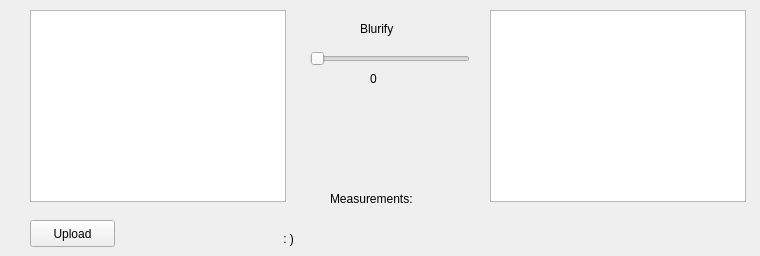
   <widget class="QWidget" name="tab_4">
    <attribute name="title">
     <string>Blury Image Comparison</string>
    </attribute>
    <attribute name="toolTip">
     <string>&lt;html&gt;&lt;head/&gt;&lt;body&gt;&lt;p&gt;%10 ile %60 kadar sirasiyla olusturulan gorultulu resimleri ile orijinal resimleri karsilastirarak benzerliklerini SSIM, MSE ve PSNR ile bulmak&lt;/p&gt;&lt;/body&gt;&lt;/html&gt;</string>
    </attribute>
    <widget class="QLabel" name="sonuc_lbl_blurify">
     <property name="geometry">
      <rect>
       <x>280</x>
       <y>230</y>
       <width>471</width>
       <height>17</height>
      </rect>
     </property>
     <property name="text">
      <string> : )</string>
     </property>
    </widget>
    <widget class="QGraphicsView" name="uploadGV_bluarify">
     <property name="geometry">
      <rect>
       <x>30</x>
       <y>10</y>
       <width>256</width>
       <height>192</height>
      </rect>
     </property>
     <property name="frameShape">
      <enum>QFrame::StyledPanel</enum>
     </property>
     <property name="frameShadow">
      <enum>QFrame::Sunken</enum>
     </property>
    </widget>
    <widget class="QLabel" name="label_13">
     <property name="geometry">
      <rect>
       <x>330</x>
       <y>190</y>
       <width>101</width>
       <height>17</height>
      </rect>
     </property>
     <property name="text">
      <string>Measurements:</string>
     </property>
    </widget>
    <widget class="QPushButton" name="upload_btn_blurify">
     <property name="geometry">
      <rect>
       <x>30</x>
       <y>220</y>
       <width>85</width>
       <height>27</height>
      </rect>
     </property>
     <property name="text">
      <string>Upload</string>
     </property>
    </widget>
    <widget class="QGraphicsView" name="operationGV_bluarify">
     <property name="geometry">
      <rect>
       <x>490</x>
       <y>10</y>
       <width>256</width>
       <height>192</height>
      </rect>
     </property>
     <property name="frameShape">
      <enum>QFrame::StyledPanel</enum>
     </property>
     <property name="frameShadow">
      <enum>QFrame::Sunken</enum>
     </property>
    </widget>
    <widget class="QSlider" name="BlurySlider">
     <property name="geometry">
      <rect>
       <x>310</x>
       <y>50</y>
       <width>160</width>
       <height>17</height>
      </rect>
     </property>
     <property name="orientation">
      <enum>Qt::Horizontal</enum>
     </property>
    </widget>
    <widget class="QLabel" name="label_14">
     <property name="geometry">
      <rect>
       <x>360</x>
       <y>20</y>
       <width>41</width>
       <height>17</height>
      </rect>
     </property>
     <property name="text">
      <string>Blurify</string>
     </property>
    </widget>
    <widget class="QLabel" name="lbl_slider_blur">
     <property name="geometry">
      <rect>
       <x>370</x>
       <y>70</y>
       <width>16</width>
       <height>17</height>
      </rect>
     </property>
     <property name="text">
      <string>0</string>
     </property>
    </widget>
   </widget>
